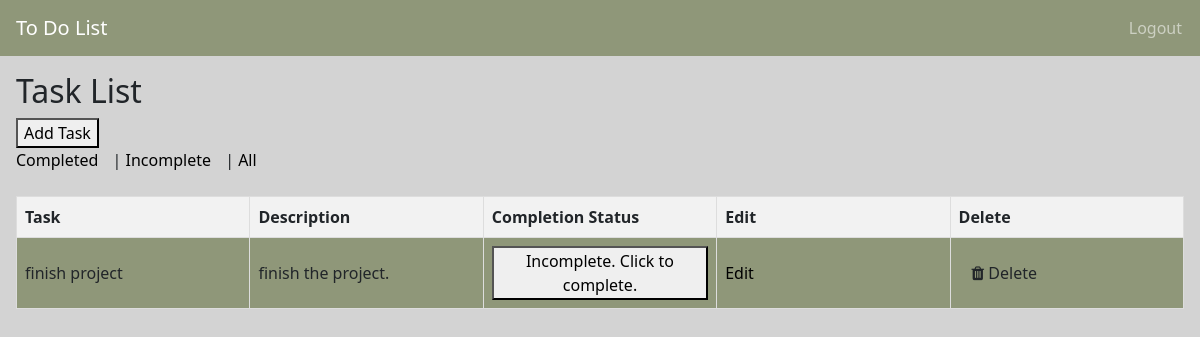
The app's page /tasks/ (signed in), older data.
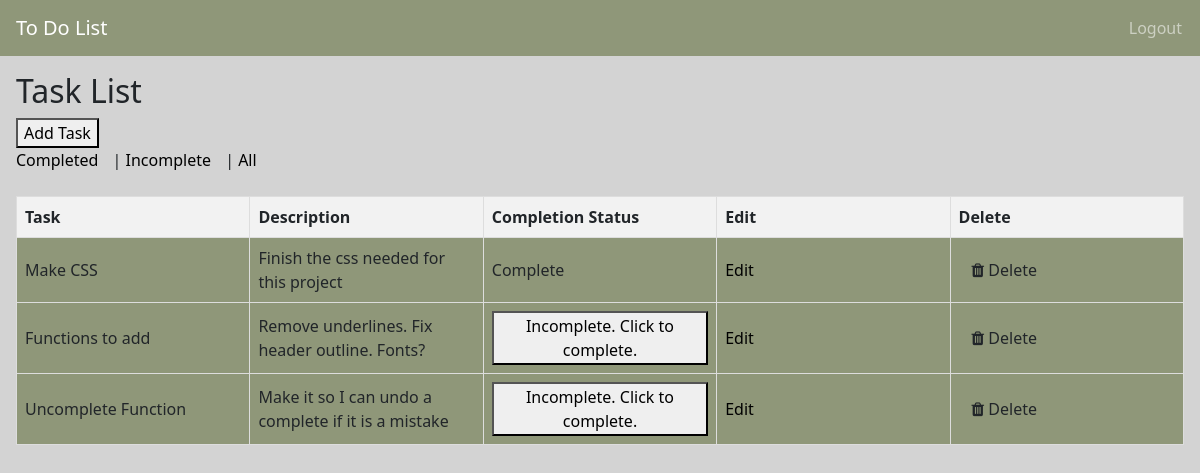
The same page, newer data.
### todo_app/models.py (models this page shows, shortened)
class Task(models.Model):
    user = models.ForeignKey(User, on_delete=models.CASCADE)
    title = models.CharField(max_length=200)
    description = models.TextField()
    completed = models.BooleanField(default=False)

### todo_app/views.py (the view)
# urls.py: path('tasks/', TaskListView.as_view(), name='task_list'),
class TaskListView(LoginRequiredMixin, ListView):
    model = Task
    template_name = 'task_list.html'
    context_object_name = 'tasks'
    def get_queryset(self):
        filter_option = self.request.GET.get('filter')
        if filter_option == 'completed':
            return Task.objects.filter(user=self.request.user, completed=True)
        elif filter_option == 'incomplete':
            return Task.objects.filter(user=self.request.user, completed=False)
        else:
            return Task.objects.filter(user=self.request.user)

### todo_app/templates/task_list.html (shortened to what this page needs)
{% extends 'base.html' %}
{% load static %}
{% block content %}
<div class=containing-element>
    <h2>Task List</h2>
    <a href="{% url 'add_task' %}"><button>Add Task</button></a>
    <div>
        <a href="?filter=completed">Completed</a> |
        <a href="?filter=incomplete">Incomplete</a> |
        <a href="?filter=all">All</a>
    </div>
</div>
    <div class="table-container">
        <table>
            <thead class="table-headers">
                <tr>
                    <th>Task</th>
                    <th>Description</th>
                    <th>Completion Status</th>
                    <th>Edit</th>
                    <th>Delete</th>
                </tr>
            </thead>
            <tbody>
                {% for task in tasks %}
                    <tr>
                        <td>{{ task.title }}</td>
                        <td>{{ task.description }}</td>
                        <td>
                            {% if task.completed %}
                                Complete
                            {% else %}
                            <form action="{% url 'complete_task' task.id %}" method="post" style="display: inline;">
                                <button type="submit">Incomplete. Click to complete.</button>
                            </form>
                            {% endif %}
                        </td>
                        <td>
                            <a href="{% url 'edit_task' task.id %}">Edit</a>
                        </td>
                        <td>
                            <form action="{% url 'delete_task' task.id %}" method="post" style="display: inline;">
                                <button class="btn" type="submit" onclick="return confirm('Are you sure you want to delete this task?')"><i class="fa fa-trash"></i> Delete</button>
                            </form>
                        </td>
                    </tr>
                {% endfor %}
            </tbody>
        </table>
    </div>
{% endblock %}

### todo_app/templates/base.html (shortened to what this page needs)
<!DOCTYPE html>
<html lang="en">
<head>
    {% load static %}
    <link rel="stylesheet" href="{% static 'css/styles.css' %}">
    <link rel="stylesheet" href="{% static 'css/bootstrap.css' %}">
    <link rel="stylesheet" href="https://cdnjs.cloudflare.com/ajax/libs/font-awesome/4.7.0/css/font-awesome.min.css">
    <link href="https://cdn.jsdelivr.net/npm/bootstrap@5.3.2/dist/css/bootstrap.min.css" rel="stylesheet">
</head>
<body>
    <nav class="navbar navbar-expand-lg navbar-dark" style="background-color: #8F9779;">
        <a class="navbar-brand" href="{% url 'task_list' %}">To Do List</a>
          <div class="navbar-nav ms-auto">
            {% if user.is_authenticated %}
                <a class="nav-link" href="{% url 'logout' %}" method="post">
                    Logout
                </a>
            {% else %}
                <a class="nav-link" href="{% url 'login' %}">
                    Login
                </a>
            {% endif %}
          </div>
      </nav>
    <main>
        {% block content %}{% endblock %}
    </main>
</body>
</html>

### todo_app/static/css/styles.css (style rules this page uses)
html { background-color: lightgrey; color: white; }
main { background-color: lightgrey; }
body { display: block; margin: 0px; color: white; }
.containing-element { justify-content: center; margin-left: 16px; padding-top: 16px; padding-bottom: 16px; }
.table-container { margin: 8px; margin-right: 24px; }
table { width: 100%; table-layout: fixed; border-collapse: collapse; margin-bottom: 20px; margin: 8px; }
tbody { background-color: #8F9779; }
table th, table td { border: 1px solid #ddd; padding: 8px; text-align: left; }
table th { background-color: #f2f2f2; }
div a { margin-right: 10px; text-decoration: none; color: #000; }
.btn { border: none; color: white; padding: 12px 16px; font-size: 50px; cursor: pointer; }
.navbar-brand { margin-left: 16px; }

Row changes from the older to the newer data that the page shows:
removed Task: title "finish project", description "finish the project.", completed "Incomplete. Click to complete."
added Task: title "Make CSS", description "Finish the css needed for this project", completed "Complete"
added Task: title "Functions to add", description "Remove underlines. Fix header outline. Fonts?", completed "Incomplete. Click to complete."
added Task: title "Uncomplete Function", description "Make it so I can undo a complete if it is a mistake", completed "Incomplete. Click to complete."
